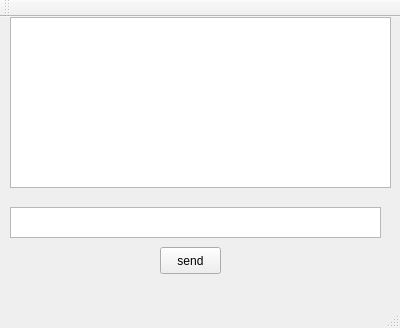
<?xml version="1.0" encoding="UTF-8"?>
<ui version="4.0">
 <class>MainWindow</class>
 <widget class="QMainWindow" name="MainWindow">
  <property name="geometry">
   <rect>
    <x>0</x>
    <y>0</y>
    <width>400</width>
    <height>328</height>
   </rect>
  </property>
  <property name="windowTitle">
   <string>MainWindow</string>
  </property>
  <widget class="QWidget" name="centralWidget">
   <widget class="QPushButton" name="send">
    <property name="geometry">
     <rect>
      <x>160</x>
      <y>230</y>
      <width>61</width>
      <height>27</height>
     </rect>
    </property>
    <property name="text">
     <string>send</string>
    </property>
   </widget>
   <widget class="QTextEdit" name="output">
    <property name="geometry">
     <rect>
      <x>10</x>
      <y>0</y>
      <width>381</width>
      <height>171</height>
     </rect>
    </property>
   </widget>
   <widget class="QTextEdit" name="input">
    <property name="geometry">
     <rect>
      <x>10</x>
      <y>190</y>
      <width>371</width>
      <height>31</height>
     </rect>
    </property>
   </widget>
  </widget>
  <widget class="QMenuBar" name="menuBar">
   <property name="geometry">
    <rect>
     <x>0</x>
     <y>0</y>
     <width>400</width>
     <height>25</height>
    </rect>
   </property>
  </widget>
  <widget class="QToolBar" name="mainToolBar">
   <attribute name="toolBarArea">
    <enum>TopToolBarArea</enum>
   </attribute>
   <attribute name="toolBarBreak">
    <bool>false</bool>
   </attribute>
  </widget>
  <widget class="QStatusBar" name="statusBar"/>
 </widget>
 <layoutdefault spacing="6" margin="11"/>
 <resources/>
 <connections/>
</ui>
